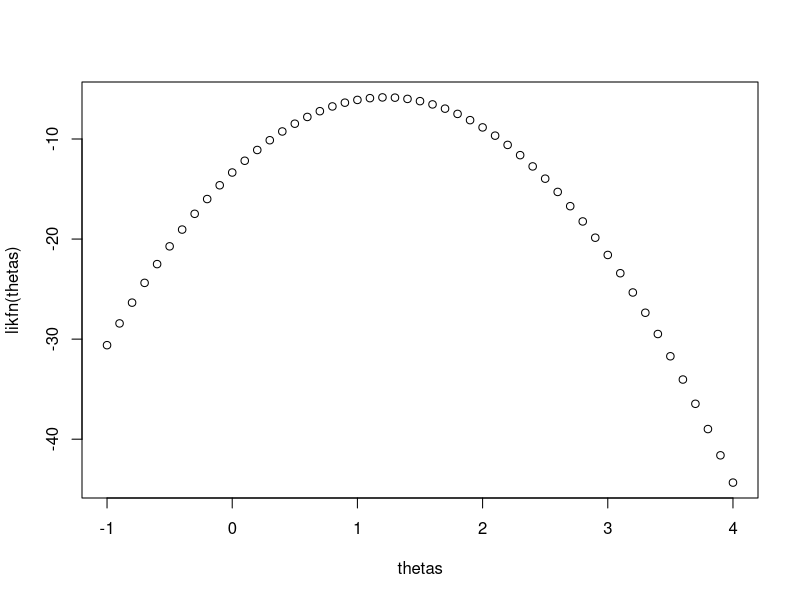

Generate this figure with R:
## ---- chunk 1
knitr::opts_chunk$set(echo = TRUE)
## ---- chunk 2
mu <- 1 # "true" mean of the normal (variance assumed to be 1)
data <- rnorm( 10, mean=mu, sd=1 )
likfn <- function( theta ) {
  # We're using the fact that the product of exps is the exp of a sum.
  # See the next section for details.
  lik <- -sum( (data-theta)^2 )/2
  return( lik)
}
likfn <- Vectorize(likfn)

thetas <- seq(-1,4,0.1)
liks <- likfn(thetas)
plot( thetas, likfn(thetas) )
